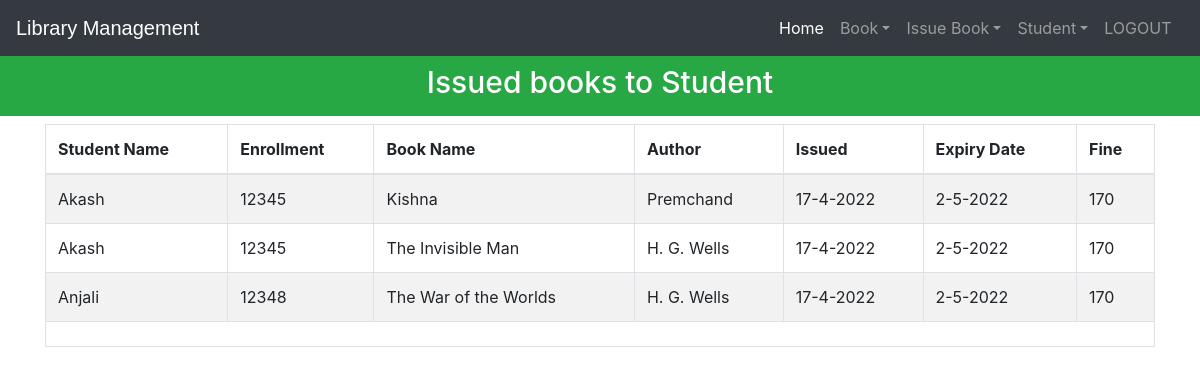
The page /viewissuedbook (signed in) on the database its author committed.
### library/models.py (models this page shows, shortened)
class StudentExtra(models.Model):
    user=models.OneToOneField(User,on_delete=models.CASCADE)
    enrollment = models.CharField(max_length=40)
    branch = models.CharField(max_length=40)
    @property
    def get_name(self):
        return self.user.first_name

class Book(models.Model):
    catchoice= [
        ('education', 'Education'),
        ('entertainment', 'Entertainment'),
        ('comics', 'Comics'),
        ('biography', 'Biography'),
        ('history', 'History'),
        ('novel', 'Novel'),
        ('fantasy', 'Fantasy'),
        ('thriller', 'Thriller'),
        ('romance', 'Romance'),
        ('scifi','Sci-Fi')
        ]
    name=models.CharField(max_length=30)
    isbn=models.PositiveIntegerField()
    author=models.CharField(max_length=40)
    category=models.CharField(max_length=30,choices=catchoice,default='education')

### library/views.py (the view)
# urls.py: path('viewissuedbook', views.viewissuedbook_view),
@login_required(login_url='adminlogin')
@user_passes_test(is_admin)
def viewissuedbook_view(request):
    issuedbooks=models.IssuedBook.objects.all()
    li=[]
    for ib in issuedbooks:
        issdate=str(ib.issuedate.day)+'-'+str(ib.issuedate.month)+'-'+str(ib.issuedate.year)
        expdate=str(ib.expirydate.day)+'-'+str(ib.expirydate.month)+'-'+str(ib.expirydate.year)
        days=(date.today()-ib.issuedate)
        print(date.today())
        d=days.days
        fine=0
        if d>15:
            day=d-15
            fine=day*10
        books=list(models.Book.objects.filter(isbn=ib.isbn))
        students=list(models.StudentExtra.objects.filter(enrollment=ib.enrollment))
        i=0
        for l in books:
            t=(students[i].get_name,students[i].enrollment,books[i].name,books[i].author,issdate,expdate,fine)
            i=i+1
            li.append(t)
    return render(request,'library/viewissuedbook.html',{'li':li})

### library/views.py (called while the page is built)
def is_admin(user):
    return user.groups.filter(name='ADMIN').exists()

### templates/library/viewissuedbook.html (shortened to what this page needs)
<!DOCTYPE html>
<html lang="en" dir="ltr">
  <head>
  </head>
  <body>
    {% include "library/navbaradmin.html" %}
    <br>
    <br>
    <h3 class="p-3 mb-2 bg-success text-white" style = 'font-size: 30px;text-align:center;margin-bottom:0px;'>Issued books to Student</h3>
{% if li%}
    <div class="container">
      <table class="table table-hover table-condensed table-striped table-bordered">
        <thead>
        <tr>
        <th>Student Name</th>
        <th>Enrollment</th>
        <th>Book Name</th>
        <th>Author</th>
        <th>Issued</th>
        <th>Expiry Date</th>
        <th>Fine</th>
        </tr>
        </thead>
        <tfoot>
        <tr>
        <td colspan="7">
        </td>
        </tr>
        </tfoot>
        <tbody>
          {% for t in li %}
            <tr>
              <td>{{t.0}}</td>
              <td>{{t.1}}</td>
              <td>{{t.2}}</td>
              <td>{{t.3}}</td>
              <td>{{t.4}}</td>
              <td>{{t.5}}</td>
              <td>{{t.6}}</td>
            </tr>
            {%endfor%}
        </tbody>
        </table>
    </div>
    {%else%}
    <h1>  No book Issued</h1>
    {%endif%}
    <br><br><br><br><br><br><br><br><br>
  {% include "library/footer.html" %}
  </body>
</html>

### rows shown on the page
StudentExtra: enrollment "12345" "12345"
Book: name "Kishna", author "Premchand"
Book: name "The Invisible Man", author "H. G. Wells"
StudentExtra: enrollment "12348"
Book: name "The War of the Worlds", author "H. G. Wells"

### other values the page prints
{{ t.0 }} "Akash" "Akash" "Anjali"
{{ t.4 }} "17-4-2022" "17-4-2022" "17-4-2022"
{{ t.5 }} "2-5-2022" "2-5-2022" "2-5-2022"
{{ t.6 }} "170" "170" "170"
